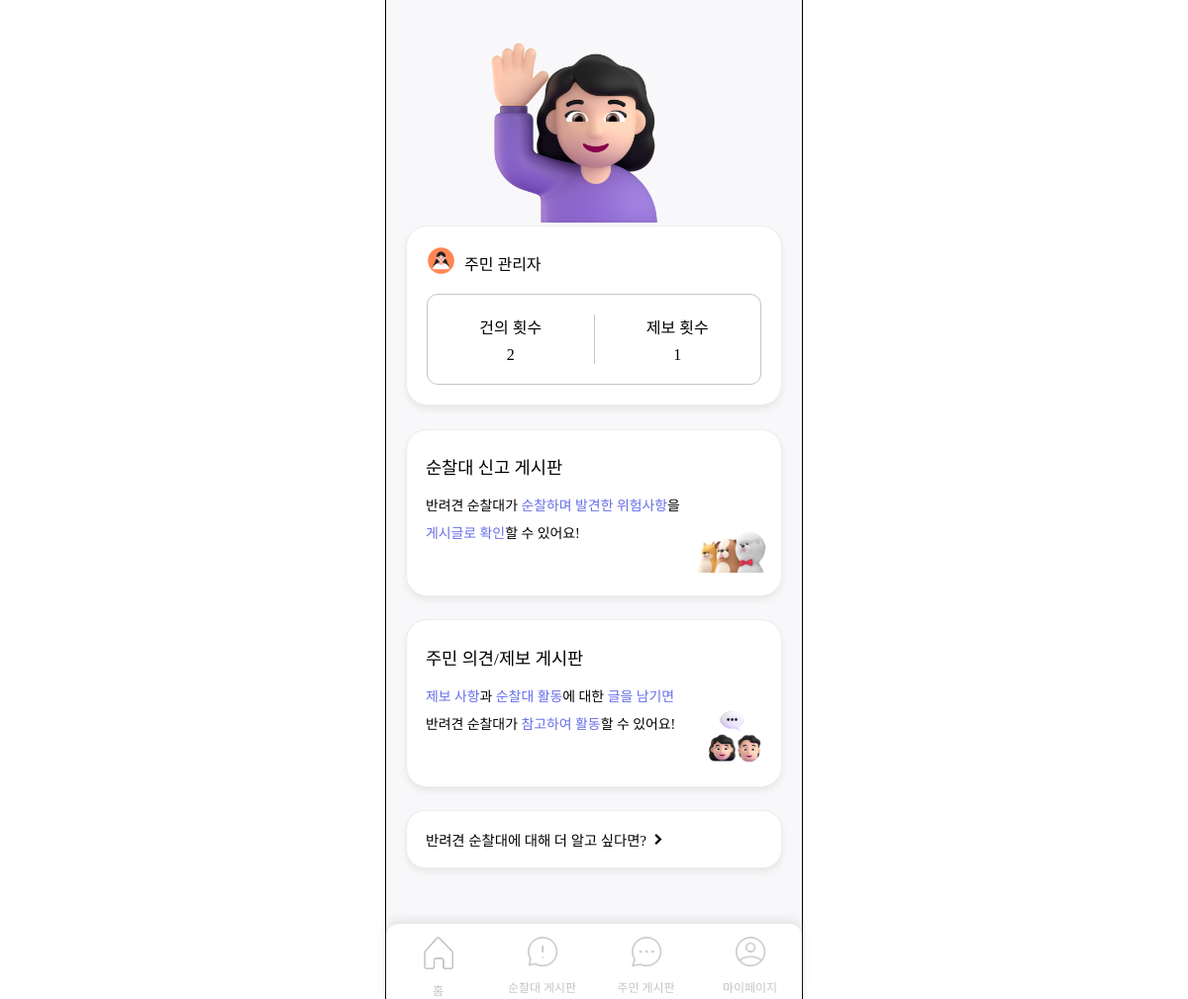
The app's page / (signed in), older data.
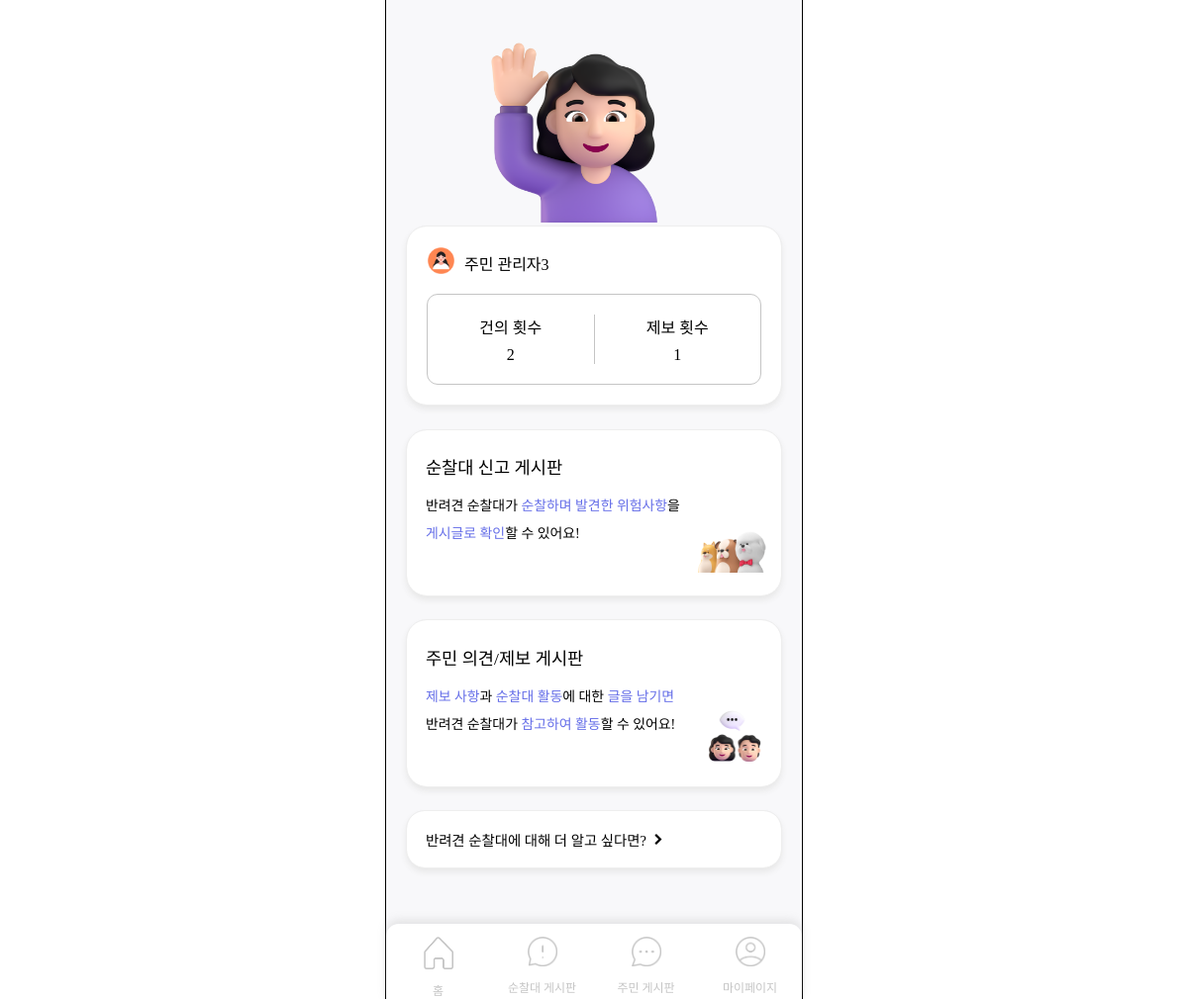
The same page, newer data.
### accounts/models.py (models this page shows, shortened)
class Member(AbstractBaseUser):
    user_id = models.CharField(primary_key=True, max_length=15, null=False, blank=False, unique=True)
    email = models.EmailField(max_length=100, null=False, blank=False, unique=True)
    nickname = models.CharField(null=False, max_length=8, blank=False)
    region_sido = models.CharField(null=False, max_length=30, blank=False)
    region_sigungu = models.CharField(null=False, max_length=30, blank=False)
    region_dong = models.CharField(null=False, max_length=30, blank=False)
    member_type = models.ForeignKey(MemberType, on_delete=models.CASCADE, null=False, blank=False)
    is_active = models.BooleanField(default=True)
    is_admin = models.BooleanField(default=False)
    objects = UserManager()
    USERNAME_FIELD = 'user_id'
    REQUIRED_FIELDS = ['email', 'nickname', 'region_sido', 'region_sigungu', 'region_dong', 'member_type']
    def __str__(self):
        return self.user_id

### accounts/views.py (the view)
# urls.py: 2. Add a URL to urlpatterns:  path('', views.home, name='home')
def home(request):
    if request.user.is_authenticated:
        info1_count = 0
        info2_count = 0
        member = Member.objects.get(user_id=request.user) # 현재 로그인 한 유저 정보 저장
        if member.member_type.type_name == '주민':
            info1_count = Board.objects.filter(user_id=request.user, board_type=3).count()
            info2_count = Board.objects.filter(user_id=request.user, board_type=2).count()
        else:
            info1_count = Board.objects.filter(user_id=request.user).count()
            info2_count = Journal.objects.filter(user_id=request.user).count()
        context = {
            'member': member,
            'member_type': member.member_type.type_name,
            'info1_count': info1_count,
            'info2_count': info2_count,
        }
        return render(request, 'accounts/home.html', context)
    else:
        return render(request, 'accounts/login.html')

### templates/accounts/home.html (shortened to what the changed rows need)
<!DOCTYPE html>
{% load static %}
<html lang="ko">
<head>
    <link rel="stylesheet" href="{% static 'css/home.css' %}">
    <link rel="stylesheet" href="{% static 'css/menubar.css' %}">
    <link rel="stylesheet" as="style" crossorigin href="https://cdn.jsdelivr.net/gh/ungveloper/web-fonts/SCoreDream/font-face.css" />
    <link rel="stylesheet" as="style" crossorigin href="https://cdn.jsdelivr.net/gh/ungveloper/web-fonts/SCoreDream/font-family.css" />
</head>
<body>
    <div class="container-content">
        <div class="contents">
            <div class="profile-block">
                <div class="profile-name">
                    <div class="name">
                        {{ member_type }} <span class="text-strong">{{ member.nickname }}</span>
                    </div>
                </div>
            </div>
        </div>
    </div>
</body>
</html>

Row changes from the older to the newer data that the page shows:
changed Member: nickname "관리자" → "관리자3"
